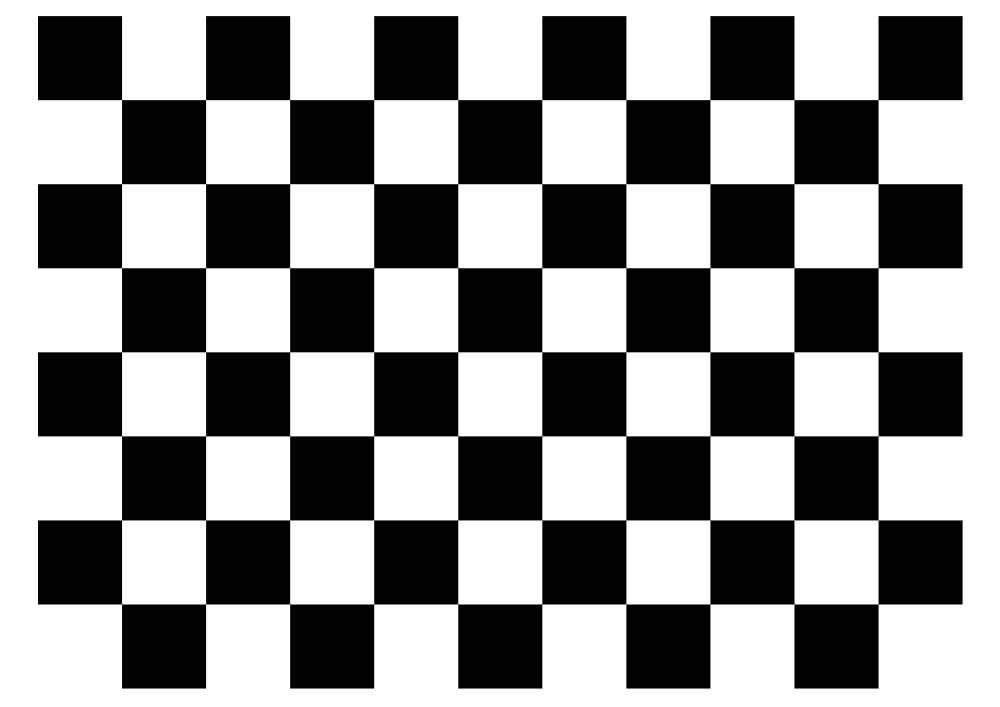
#> input picture 1/1.png, 1000 x 707 px
$ jupyter execute H-Warp.ipynb   (shell and % lines are left out)
#> lines starting #> are read from the running program, lines starting #| are printed output that depends on the picture
[cell 1]
import numpy as np
import cv2
from skimage import io
from matplotlib import pyplot as plt
from pylab import rcParams
rcParams['figure.figsize'] = 30, 15

def to_mtx(img):
    H,V,C = img.shape
    mtr = np.zeros((V,H,C), dtype='int')
    for i in range(img.shape[0]):
        mtr[:,i] = img[i]

    return mtr

def to_img(mtr):
    V,H,C = mtr.shape
    img = np.zeros((H,V,C), dtype='int')
    for i in range(mtr.shape[0]):
        img[:,i] = mtr[i]

    return img

def warpPerspective(img, M, dsize):
    mtr = to_mtx(img)
    R,C = dsize
    dst = np.zeros((R,C,mtr.shape[2]))
    for i in range(mtr.shape[0]):
        for j in range(mtr.shape[1]):
            res = np.dot(M, [i,j,1])
            i2,j2,_ = (res / res[2] + 0.5).astype(int)
            if i2 >= 0 and i2 < R:
                if j2 >= 0 and j2 < C:
                    dst[i2,j2] = mtr[i,j]

    return to_img(dst)

[cell 2]
img = cv2.imread("1.png")
#> img is the input picture: shape (707, 1000, 3); min 0, max 255, mean 142.9
H = np.array([
    [8.7976964e-01,   3.1245438e-01,  -3.9430589e+01],
    [-1.8389418e-01,   9.3847198e-01,   1.5315784e+02],
    [1.9641425e-04,  -1.6015275e-05,   1.0000000e+00]])

[cell 3]
destination_size = (img.shape[1],img.shape[0])
#> destination_size = (1000, 707)
dst = warpPerspective(img, H, destination_size)
#> after the loop in to_mtx, `for i in range(img.shape[0]):`:
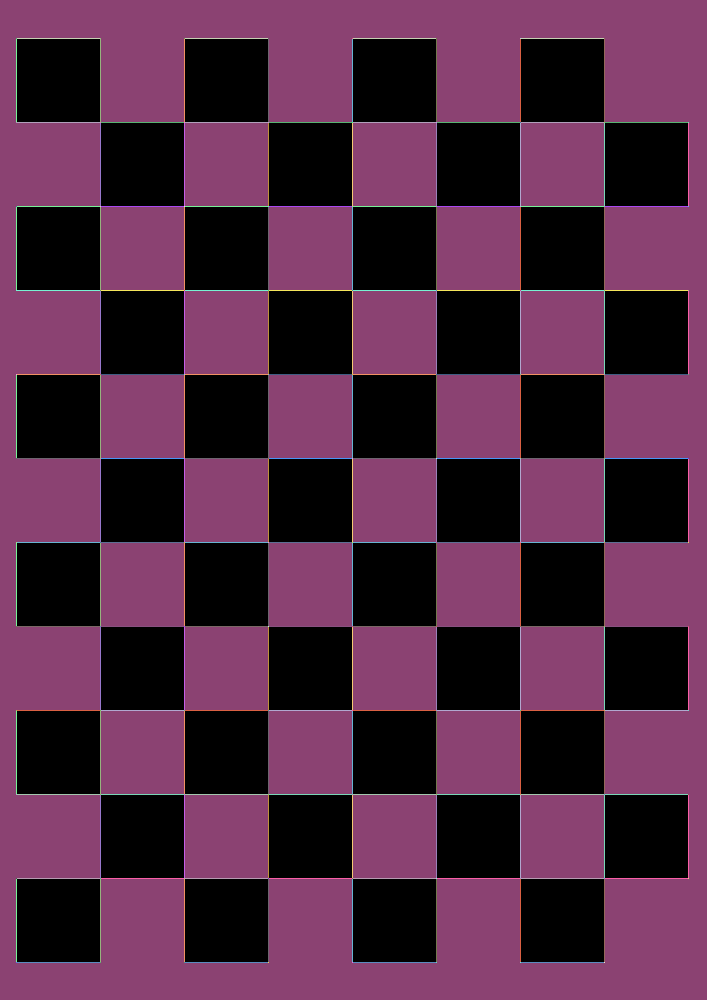
#> mtr: shape (1000, 707, 3) int64; 82 distinct labels, from 0 to 255; one colour per label, 0 black
#> after the loop in warpPerspective, `for i in range(mtr.shape[0]):`:
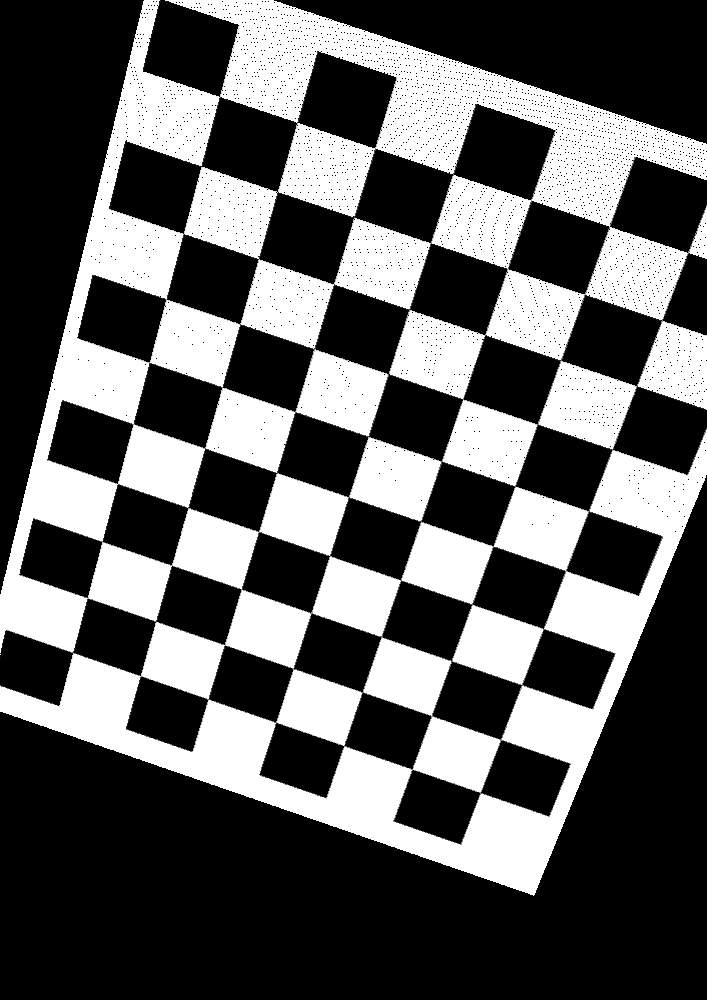
#> dst: shape (1000, 707, 3) float64; min 0, max 255, mean 92.5
#> after the loop in to_img, `for i in range(mtr.shape[0]):`:
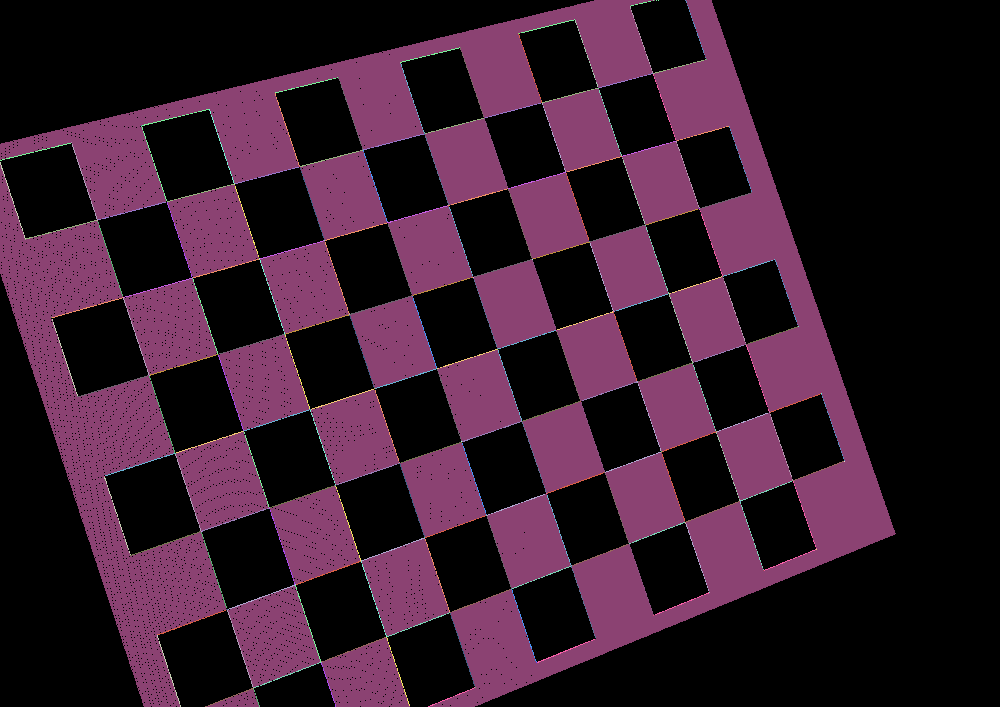
#> img: shape (707, 1000, 3) int64; 71 distinct labels, from 0 to 255; one colour per label, 0 black
cv2.imwrite("H_output.png",dst)
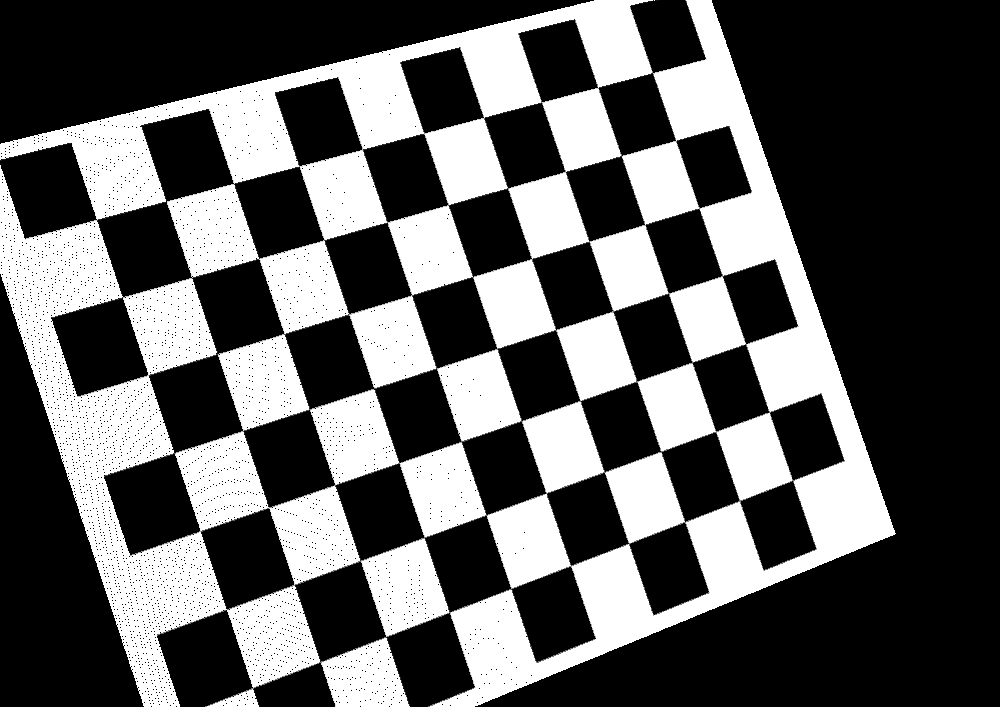
#> saved as H_output.png: shape (707, 1000, 3); min 0, max 255, mean 92.5
#> Out = True

[cell 4]
fig, (ax1, ax2) = plt.subplots(1,2)
fig.suptitle('Homography Transform', fontsize=40)
ax1.set_title('Orginal Image', fontsize=30)
im1 = ax1.imshow(img)
ax2.set_title('Transformed image', fontsize=30)
im2 = ax2.imshow(dst)
plt.show()
